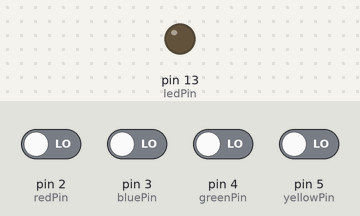
Recording of a sketch running on a simulated Arduino Uno, built with avr-gcc and run on an emulated ATmega328P. On the bench: output pins drawn as LEDs (lit = HIGH). Inputs (shaded band) come from the test bench; at power-on: pin 2 (redPin), pin 3 (bluePin), pin 4 (greenPin), pin 5 (yellowPin) LOW.

Above: at 1.2 s.
1.3 s: pin 2 (redPin) driven HIGH
At 2.5 s:
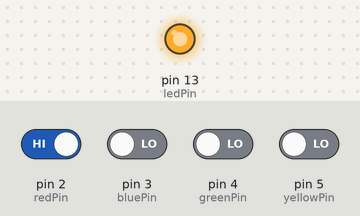
2.8 s: pin 2 (redPin) driven LOW
At 3.8 s:
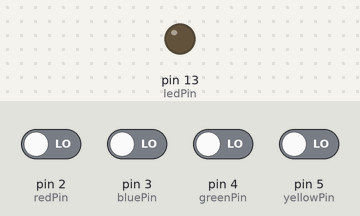
4.3 s: pin 3 (bluePin) driven HIGH
At 4.9 s:
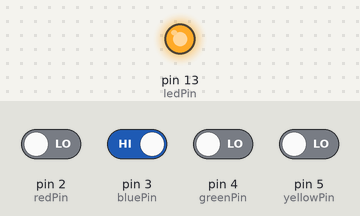
Timing chart, 0 to 7.3 s (numbered marks = the images above; inputs shaded):
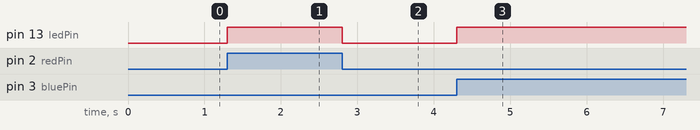

Measured:
- after the input at 1.3 s, pin 13 (ledPin): LOW → HIGH at once
- after the input at 2.8 s, pin 13 (ledPin): HIGH → LOW at once
- after the input at 4.3 s, pin 13 (ledPin): LOW → HIGH at once

The sketch:

test.ino
```cpp
/* Basic Digital Read
 * ------------------
 *
 * turns on and off a light emitting diode(LED) connected to digital
 * pin 13, when pressing a pushbutton attached to pin 7. It illustrates the
 * concept of Active-Low, which consists in connecting buttons using a
 * 1K to 10K pull-up resistor.
 *
 * Created 1 December 2005
 * copyleft 2005 DojoDave <http://www.0j0.org>
 * http://arduino.berlios.de
 *
 */

int ledPin = 13; // choose the pin for the LED
int redPin = 2;
int bluePin = 3;
int greenPin = 4;
int yellowPin = 5;

int redValue = 0;
int blueValue = 0;
int greenValue = 0;
int yellowValue = 0;

void setup() {
  pinMode(ledPin, OUTPUT);  // declare LED as output
  for (int i = 2; i < 6; i++){
    pinMode(i, INPUT);
  }
}

void loop(){
  redValue = digitalRead(redPin);  // read input value
  blueValue = digitalRead(bluePin);
  greenValue = digitalRead(greenPin);
  yellowValue = digitalRead(yellowPin);

  if (redValue == HIGH or blueValue == HIGH or greenValue == HIGH or yellowValue == HIGH) {         // check if the input is HIGH (button released)
    digitalWrite(ledPin, HIGH);
  } else {
    digitalWrite(ledPin, LOW);
  }
  Serial.print("Loop complete.");
}
```
